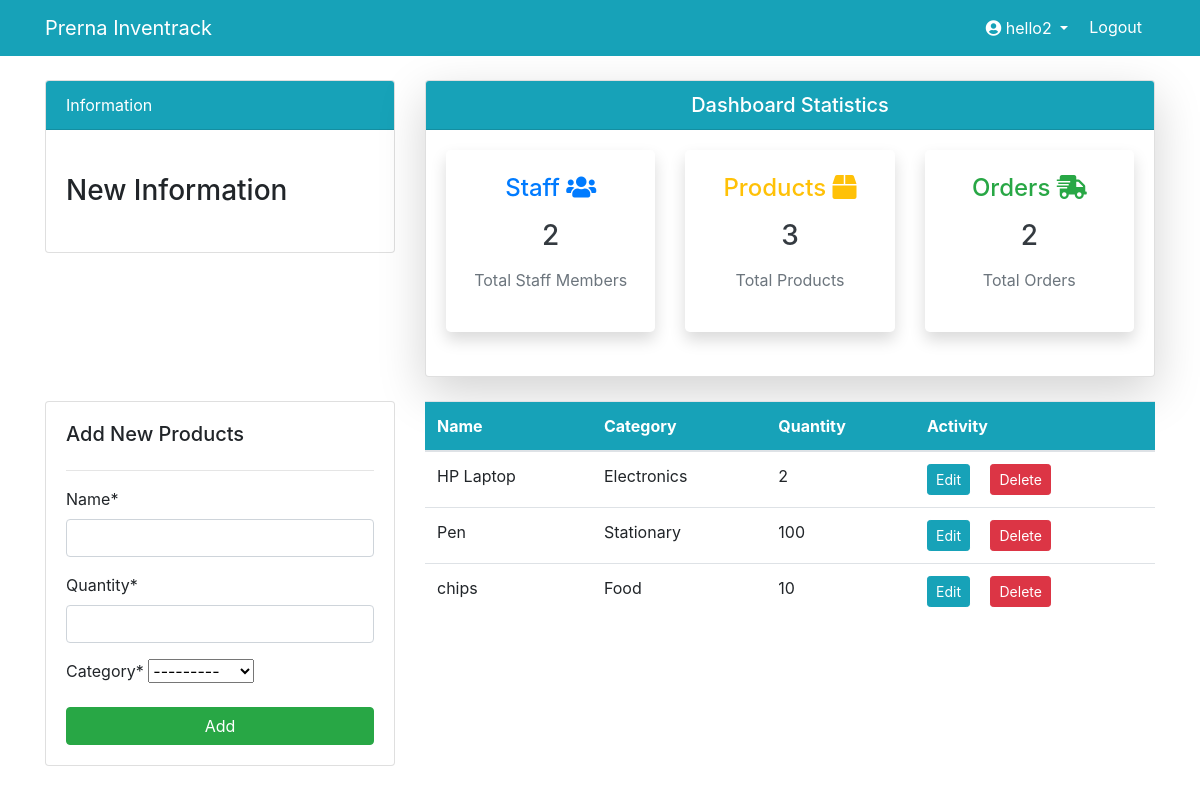
The page /products/ (signed in) on the database its author committed.
### dashboard/models.py (models this page shows, shortened)
class Product(models.Model):
    name = models.CharField(max_length=100, null=True)
    quantity = models.PositiveIntegerField(null=True)
    category = models.CharField(max_length=50, choices=CATEGORY, null=True)

### dashboard/views.py (the view)
# urls.py: path('products/', views.products, name='dashboard-products'),
@login_required(login_url='user-login')
def products(request):
    product = Product.objects.all()
    product_count = product.count()
    customer = User.objects.filter(groups=2)
    customer_count = customer.count()
    order = Order.objects.all()
    order_count = order.count()
    product_quantity = Product.objects.filter(name='')
    if request.method == 'POST':
        form = ProductForm(request.POST)
        if form.is_valid():
            form.save()
            product_name = form.cleaned_data.get('name')
            messages.success(request, f'{product_name} has been added')
            return redirect('dashboard-products')
    else:
        form = ProductForm()
    context = {
        'product': product,
        'form': form,
        'customer_count': customer_count,
        'product_count': product_count,
        'order_count': order_count,
    }
    return render(request, 'dashboard/products.html', context)

### dashboard/forms.py
class ProductForm(forms.ModelForm):
    class Meta:
        model = Product
        fields = '__all__'

### templates/dashboard/products.html (shortened to what this page needs)
{% extends 'partials/base.html' %}
{% load crispy_forms_tags %}
{% block content %}
{% include 'partials/topside.html' %}
<div class="row my-4">
    <div class="col-md-4">
        <div class="card card-body">
            <h5>Add New Products</h5>
            <hr>
            <form method="POST">
                {{ form|crispy }}
                <input class="btn btn-success btn-block" type="submit" value="Add">
            </form>
        </div>
    </div>
    <div class="col-md-8">
        <table class="table bg-white">
            <thead class="bg-info text-white">
                <tr>
                    <th scope="col">Name</th>
                    <th scope="col">Category</th>
                    <th scope="col">Quantity</th>
                    <th scope="col">Activity</th>
                </tr>
            </thead>
            <tbody>
                {% for product in product %}
                <tr>
                    <td>{{ product.name }}</td>
                    <td>{{ product.category }}</td>
                    <td>{{ product.quantity }}</td>
                    <td>
                        <a class="btn btn-info btn-sm mr-2"
                            href="{% url 'dashboard-products-edit' product.id %}">Edit</a>
                        <a class="btn btn-danger btn-sm ml-2"
                            href="{% url 'dashboard-products-delete' product.id %}">Delete</a>
                    </td>
                </tr>
                {% endfor %}
            </tbody>
        </table>
    </div>
</div>
{% endblock %}

### templates/partials/base.html (shortened to what this page needs)
{% load static %}
<!doctype html>
<html lang="en">
<head>
    <link rel="stylesheet" href="https://cdn.jsdelivr.net/npm/bootstrap@4.6.0/dist/css/bootstrap.min.css"
>
    <link rel="stylesheet" href="https://use.fontawesome.com/releases/v5.15.2/css/all.css"
>
    <link rel="stylesheet" href="{% static 'style.css' %}">
    <link href="https://cdn.jsdelivr.net/npm/bootstrap@4.6.2/dist/css/bootstrap.min.css" rel="stylesheet">
</head>
<body>
    {% include 'partials/nav.html' %}
    <div class="container">
        {% block content %}
        {% endblock %}
    </div>
</body>
</html>

### templates/partials/nav.html (shortened to what this page needs)
<nav class="navbar navbar-expand-lg navbar-info bg-info">
    <div class="container">
        {% if user.is_authenticated %}
        <a class="navbar-brand text-white" href="{% url 'dashboard-index' %}">Prerna Inventrack</a>
        <div class="collapse navbar-collapse" id="navbarSupportedContent">
            <ul class="navbar-nav ml-auto">
                <li class="nav-item active">
                    <a class="nav-link dropdown-toggle text-white fw-semibold" href="{% url 'user-profile' %}" id="navbarDropdown" role="button"
                        data-bs-toggle="dropdown" aria-expanded="false">
                        <i class="fas fa-user-circle"></i> {{ user.username }}
                    </a>
                </li>
                <li class="nav-item">
                    <form id="logout-form" action="{% url 'user-logout' %}" method="POST" style="display: inline;">
                        <button type="submit" class="btn btn-link text-white" style="text-decoration: none;">Logout</button>
                    </form>
                </li>
            </ul>
            {% endif %}
        </div>
    </div>
</nav>

### templates/partials/topside.html
<div class="row">
    <div class="col-md-4 mt-4">
        <div class="card">
            <div class="card-header bg-info text-white">
                Information
            </div>
            <div class="card-body">
                <marquee behavior="" direction="">
                    <h3 class="my-4">New Information</h3>
                </marquee>
            </div>
        </div>
    </div>
    <div class="col-md-8 mt-4">
        <div class="card shadow-lg">
            <div class="card-header bg-info text-white text-center">
                <h5 class="mb-0">Dashboard Statistics</h5>
            </div>
            <div class="card-body">
                <div class="row d-flex justify-content-between">
                    <div class="col-md-4 mb-4">
                        <a class="text-decoration-none text-dark" href="{% url 'dashboard-customers' %}">
                            <div class="card border-0 shadow rounded-lg">
                                <div class="card-body text-center p-4">
                                    <h4 class="fw-bold text-primary">Staff <i class="fas fa-users"></i></h4>
                                    <h3 class="my-3">{{ customer_count }}</h3>
                                    <p class="text-muted">Total Staff Members</p>
                                </div>
                            </div>
                        </a>
                    </div>
                    <div class="col-md-4 mb-4">
                        <a class="text-decoration-none text-dark" href="{% url 'dashboard-products' %}">
                            <div class="card border-0 shadow rounded-lg">
                                <div class="card-body text-center p-4">
                                    <h4 class="fw-bold text-warning">Products <i class="fas fa-box"></i></h4>
                                    <h3 class="my-3">{{ product_count }}</h3>
                                    <p class="text-muted">Total Products </p>
                                </div>
                            </div>
                        </a>
                    </div>
                    <div class="col-md-4 mb-4">
                        <a class="text-decoration-none text-dark" href="{% url 'dashboard-order' %}">
                            <div class="card border-0 shadow rounded-lg">
                                <div class="card-body text-center p-4">
                                    <h4 class="fw-bold text-success">Orders <i class="fas fa-shipping-fast"></i></h4>
                                    <h3 class="my-3">{{ order_count }}</h3>
                                    <p class="text-muted">Total Orders </p>
                                </div>
                            </div>
                        </a>
                    </div>
                </div>
            </div>
        </div>
    </div>
</div>

### static/style.css (style rules this page uses)
body { background: rgb(230, 227, 227); }

### rows shown on the page
Product: name "HP Laptop", category "Electronics", quantity "2"
Product: name "Pen", category "Stationary", quantity "100"
Product: name "chips", category "Food", quantity "10"

### other values the page prints
{{ user.username }} "hello2"
{{ customer_count }} "2"
{{ product_count }} "3"
{{ order_count }} "2"
